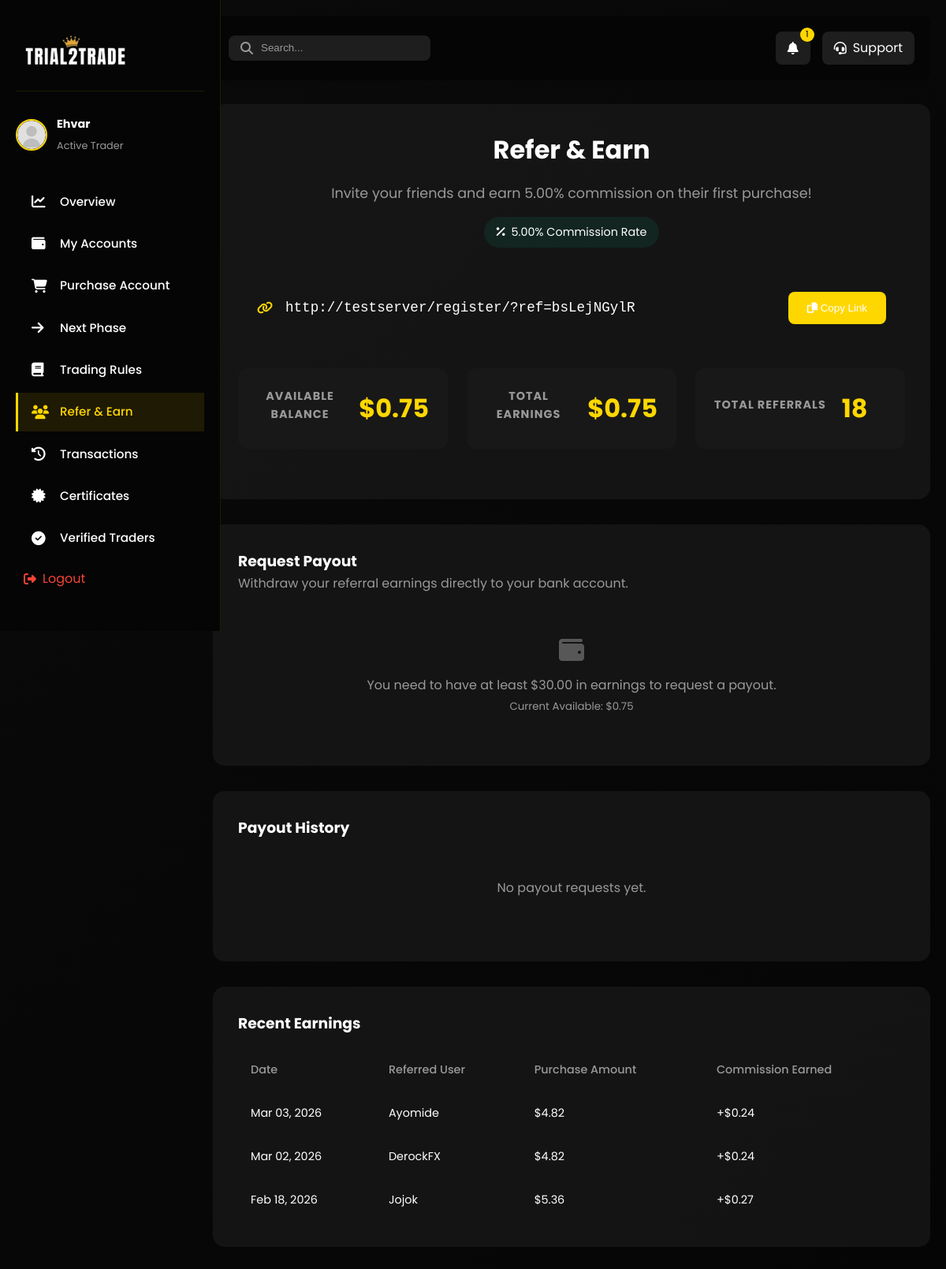
The page /dashboard-referral/ (signed in) on the database its author committed.
### main/models.py (models this page shows, shortened)
class CustomUser(AbstractUser):
    first_name = models.CharField(max_length=20)
    last_name = models.CharField(max_length=20)
    username = models.CharField(max_length=20, unique=True)
    email = models.EmailField(unique=True)
    phone_number = models.CharField(max_length=15, null=True, unique=True)
    email_verification_code = models.CharField(max_length=6, blank=True, null=True)
    email_verification_expires = models.DateTimeField(blank=True, null=True)
    verification_code = models.CharField(max_length=6, null=True, blank=True)
    verification_code_expires = models.DateTimeField(null=True, blank=True)
    password_reset_code = models.CharField(max_length=6, blank=True, null=True)
    password_reset_expires = models.DateTimeField(blank=True, null=True)
    referral_code = models.CharField(max_length=20, unique=True, blank=True, null=True)
    referred_by = models.ForeignKey('self', on_delete=models.SET_NULL, null=True, blank=True, related_name='referrals')
    USERNAME_FIELD = 'email'
    REQUIRED_FIELDS = ['username']
    class Meta:
        verbose_name = 'User'
        verbose_name_plural = 'Users'

class ReferralSettings(models.Model):
    commission_percentage = models.DecimalField(max_digits=5, decimal_places=2, default=10.00, help_text="Commission percentage for referrals (e.g., 10.00 for 10%)")
    class Meta:
        verbose_name = "Referral Settings"
        verbose_name_plural = "Referral Settings"

class ReferralEarning(models.Model):
    referrer = models.ForeignKey(CustomUser, on_delete=models.CASCADE, related_name='referral_earnings')
    referred_user = models.ForeignKey(CustomUser, on_delete=models.CASCADE, related_name='generated_earnings')
    amount = models.DecimalField(max_digits=10, decimal_places=2)
    purchase = models.ForeignKey(Purchase, on_delete=models.CASCADE, related_name='referral_earnings')
    created_at = models.DateTimeField(auto_now_add=True)

### main/views.py (the view, shortened to what this page needs)
# urls.py: path('dashboard-referral/', views.dashboard_referral, name='dashboard_referral'),
@login_required(login_url='/login_user')
def dashboard_referral(request):
    user = request.user
    referrals = user.referrals.all()
    earnings = user.referral_earnings.all().order_by('-created_at')
    total_earnings = sum(e.amount for e in earnings)
    referral_payouts = Payout.objects.filter(user=user, payout_type='referral').order_by('-created_at')
    total_payouts_sum = sum(p.amount for p in referral_payouts if p.status != 'rejected')
    available_balance = total_earnings - total_payouts_sum
    rate = getattr(settings, 'NGN_TO_USD_RATE', Decimal('0.00067'))
    try:
        rate = Decimal(str(rate))
    except Exception:
        rate = Decimal('0.00067')
    if rate <= 0:
        rate = Decimal('0.00067')
    def _ngn_to_usd(value):
        try:
            return (Decimal(str(value)) * rate).quantize(Decimal('0.01'))
        except Exception:
            return Decimal('0.00')
    def _usd_to_ngn(value):
        try:
            return (Decimal(str(value)) / rate).quantize(Decimal('0.01'))
        except Exception:
            return Decimal('0.00')
    total_earnings_usd = _ngn_to_usd(total_earnings)
    available_balance_usd = _ngn_to_usd(available_balance)
    for payout in referral_payouts:
        payout.amount_usd = _ngn_to_usd(payout.amount)
    for earning in earnings:
        earning.amount_usd = _ngn_to_usd(earning.amount)
        if earning.purchase:
            earning.purchase_amount_usd = _ngn_to_usd(earning.purchase.amount)
    form = ReferralPayoutForm()
    settings_obj = ReferralSettings.objects.first()
    commission_pct = settings_obj.commission_percentage if settings_obj else 10
    referral_link = request.build_absolute_uri(reverse('register')) + f'?ref={user.referral_code}'
    context = {
        'referral_link': referral_link,
        'referrals': referrals,
        'earnings': earnings,
        'total_earnings': total_earnings_usd,
        'available_balance': available_balance_usd,
        'referral_payouts': referral_payouts,
        'form': form,
        'commission_pct': commission_pct,
        'referral_code': user.referral_code,
        'global_alert': get_active_global_alert(),
    }
    return render(request, 'main/dashboard-referral.html', context)

### main/templates/main/dashboard-referral.html (shortened to what this page needs)
{% load static %}
<!DOCTYPE html>
<html lang="en">
<head>
    <link rel="stylesheet" href="{% static 'css/style.css' %}">
    <link rel="stylesheet" href="{% static 'css/dashboard.css'%} ">
    <link rel="stylesheet" href="{% static 'css/dashboard-nav.css' %}">
    <link rel="stylesheet" href="https://cdnjs.cloudflare.com/ajax/libs/font-awesome/6.4.0/css/all.min.css">
    <link rel="stylesheet" href="{% static 'css/mobile-nav.css' %}">
</head>
<body>
    <nav class="dashboard-nav">
        <div class="nav-logo">
            <img src="{% static 'images/logob.png' %}" alt="Trial2Trade Logo" style="width: 130px; height: 75px;">
        </div>
        <div class="user-info">
            <img src="{% static 'images/avatar-placeholder.svg' %}" alt="User Avatar" class="avatar">
            <div class="user-details">
                <h4 class="user-name">{{ request.user.username }}</h4>
                <span class="user-status">Active Trader</span>
            </div>
        </div>
        <div class="nav-menu">
            <a href="{% url 'index' %}" class="nav-item">
                <i class="fas fa-chart-line"></i>
                <span>Overview</span>
            </a>
            <a href="{% url 'dashboard_accounts' %}" class="nav-item">
                <i class="fas fa-wallet"></i>
                <span>My Accounts</span>
            </a>
            <a href="{% url 'dashboard_purchase' %}" class="nav-item">
                <i class="fas fa-shopping-cart"></i>
                <span>Purchase Account</span>
            </a>
            <a href="{% url 'dashboard_next_phase' %}" class="nav-item">
                <i class="fas fa-arrow-right"></i>
                <span>Next Phase</span>
            </a>
            <a href="{% url 'dashboard_rules' %}" class="nav-item">
                <i class="fas fa-book"></i>
                <span>Trading Rules</span>
            </a>
            <a href="{% url 'dashboard_referral' %}" class="nav-item active">
                <i class="fas fa-users"></i>
                <span>Refer & Earn</span>
            </a>
            <a href="{% url 'dashboard_transactions' %}" class="nav-item">
                <i class="fas fa-history"></i>
                <span>Transactions</span>
            </a>
            <a href="{% url 'dashboard_certificates' %}" class="nav-item">
                <i class="fas fa-certificate"></i>
                <span>Certificates</span>
            </a>
            <a href="{% url 'dashboard_verified_traders' %}" class="nav-item">
                <i class="fas fa-check-circle"></i>
                <span>Verified Traders</span>
            </a>
            <a href="{% url 'logout_user' %}" class="logout-btn">
                <i class="fas fa-sign-out-alt"></i>
                <span>Logout</span>
            </a>
        </div>
    </nav>
    <main class="dashboard-content">
        <header class="dashboard-header">
            <div class="header-search">
                <i class="fas fa-search"></i>
                <input type="text" placeholder="Search...">
            </div>
            <div class="header-actions">
                <a href="{% url 'dashboard_announcements' %}" class="notification-btn" style="text-decoration: none;">
                    <i class="fas fa-bell"></i>
                    {% if announcement_count > 0 %}
                    <span class="notification-badge">{{ announcement_count }}</span>
                    {% endif %}
                </a>
                <a href="mailto:info@trial2trade.com" class="support-btn">
                    <i class="fas fa-headset"></i>
                    <span>Support</span>
                </a>
            </div>
        </header>
        <div class="referral-card">
            <div class="referral-header">
                <h2>Refer & Earn</h2>
                <p>Invite your friends and earn {{ commission_pct }}% commission on their first purchase!</p>
                <div class="commission-badge">
                    <i class="fas fa-percentage"></i> {{ commission_pct }}% Commission Rate
                </div>
            </div>
            <div class="referral-link-container">
                <i class="fas fa-link" style="color: var(--primary-color);"></i>
                <input type="text" value="{{ referral_link }}" readonly class="referral-link-input" id="referralLink">
                <button class="copy-btn" onclick="copyReferralLink()">
                    <i class="fas fa-copy"></i> Copy Link
                </button>
            </div>
            <div class="stats-grid">
                <div class="stat-card">
                    <h3>Available Balance</h3>
                    <div class="value">${{ available_balance|floatformat:2 }}</div>
                </div>
                <div class="stat-card">
                    <h3>Total Earnings</h3>
                    <div class="value">${{ total_earnings|floatformat:2 }}</div>
                </div>
                <div class="stat-card">
                    <h3>Total Referrals</h3>
                    <div class="value">{{ referrals.count }}</div>
                </div>
            </div>
        </div>
        <div class="referral-card">
            <h3>Request Payout</h3>
            <p style="color: var(--text-muted); margin-bottom: 1.5rem;">Withdraw your referral earnings directly to your bank account.</p>
            {% if available_balance >= 30 %}
            <form method="POST" action="{% url 'dashboard_referral' %}" style="display: grid; gap: 1rem; max-width: 500px;">
                {% csrf_token %}
                <div class="form-group">
                    <label style="display: block; margin-bottom: 0.5rem; color: var(--text-color);">Full Name</label>
                    {{ form.full_name }}
                </div>
                <div class="form-group">
                    <label style="display: block; margin-bottom: 0.5rem; color: var(--text-color);">Bank Name</label>
                    {{ form.bank_name }}
                </div>
                <div class="form-group">
                    <label style="display: block; margin-bottom: 0.5rem; color: var(--text-color);">Account Number</label>
                    {{ form.account_number }}
                </div>
                <div class="form-group">
                    <label style="display: block; margin-bottom: 0.5rem; color: var(--text-color);">Amount ($)</label>
                    {{ form.amount }}
                    <small style="color: var(--text-muted);">Available: ${{ available_balance|floatformat:2 }} (Minimum payout: $30.00)</small>
                </div>
                <button type="submit" class="copy-btn" style="width: 100%; justify-content: center;">
                    Submit Request
                </button>
            </form>
            {% else %}
            <div class="empty-state" style="padding: 2rem 0;">
                <i class="fas fa-wallet fa-2x" style="margin-bottom: 1rem; opacity: 0.5;"></i>
                <p>You need to have at least $30.00 in earnings to request a payout.</p>
                <small style="color: var(--text-muted);">Current Available: ${{ available_balance|floatformat:2 }}</small>
            </div>
            {% endif %}
        </div>
        <div class="referral-card">
            <h3>Payout History</h3>
            {% if referral_payouts %}
            <div class="table-responsive">
                <table class="referral-table">
                    <thead>
                        <tr>
                            <th>Date</th>
                            <th>Amount</th>
                            <th>Status</th>
                            <th>Details</th>
                        </tr>
                    </thead>
                    <tbody>
                        {% for payout in referral_payouts %}
                        <tr>
                            <td>{{ payout.created_at|date:"M d, Y" }}</td>
                            <td>${{ payout.amount_usd|floatformat:2 }}</td>
                            <td>
                                <span style="
                                    padding: 0.25rem 0.75rem;
                                    border-radius: 15px;
                                    font-size: 0.85rem;
                                    {% if payout.status == 'completed' %}background: rgba(0, 184, 148, 0.1); color: var(--success-color);
                                    {% elif payout.status == 'rejected' %}background: rgba(255, 118, 117, 0.1); color: var(--danger-color);
                                    {% else %}background: rgba(253, 203, 110, 0.1); color: var(--warning-color);{% endif %}
                                ">
                                    {{ payout.get_status_display }}
                                </span>
                            </td>
                            <td style="font-size: 0.9rem; color: var(--text-muted);">
                                {{ payout.bank_name }} - {{ payout.account_number|slice:"-4:" }}
                            </td>
                        </tr>
                        {% endfor %}
                    </tbody>
                </table>
            </div>
            {% else %}
            <div class="empty-state">
                <p>No payout requests yet.</p>
            </div>
            {% endif %}
        </div>
        <div class="referral-card">
            <h3>Recent Earnings</h3>
            {% if earnings %}
            <div class="table-responsive">
                <table class="referral-table">
                    <thead>
                        <tr>
                            <th>Date</th>
                            <th>Referred User</th>
                            <th>Purchase Amount</th>
                            <th>Commission Earned</th>
                        </tr>
                    </thead>
                    <tbody>
                        {% for earning in earnings %}
                        <tr>
                            <td>{{ earning.created_at|date:"M d, Y" }}</td>
                            <td>{{ earning.referred_user.username }}</td>
                            <td>${{ earning.purchase_amount_usd|floatformat:2 }}</td>
                            <td style="color: var(--success-color);">+${{ earning.amount_usd|floatformat:2 }}</td>
                        </tr>
                        {% endfor %}
                    </tbody>
                </table>
            </div>
            {% else %}
            <div class="empty-state">
                <i class="fas fa-coins fa-3x" style="margin-bottom: 1rem; opacity: 0.5;"></i>
                <p>No earnings yet. Start sharing your link!</p>
            </div>
            {% endif %}
        </div>
    </main>
</body>
</html>

### rows shown on the page
CustomUser: user.username "Ehvar", count "18"
ReferralSettings: commission_percentage "5.00"
ReferralEarning: created_at "Mar 03, 2026", referred_user.username "Ayomide", purchase_amount_usd "4.82", amount_usd "0.24"
ReferralEarning: created_at "Mar 02, 2026", referred_user.username "DerockFX", purchase_amount_usd "4.82", amount_usd "0.24"
ReferralEarning: created_at "Feb 18, 2026", referred_user.username "Jojok", purchase_amount_usd "5.36", amount_usd "0.27"

### other values the page prints
{{ announcement_count }} "1"
{{ available_balance|floatformat:2 }} "0.75"
{{ total_earnings|floatformat:2 }} "0.75"
